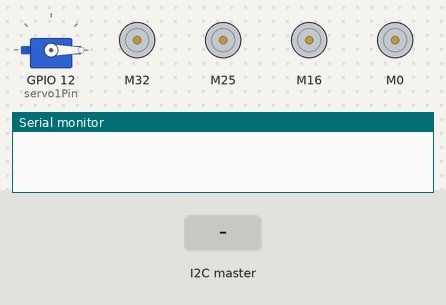
This sketch was run on a simulated ESP32. Shown: servo, 4 × DC motor (green arrow = forward, orange = backward, longer = faster), the last lines printed to the serial monitor. Inputs (shaded band) come from the test bench.

Above: at 1.2 s.
1.3 s: the I2C master sends the byte 1
At 2.5 s:
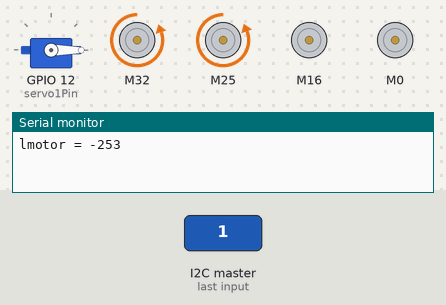
2.8 s: the I2C master sends the byte 90
At 3.8 s:
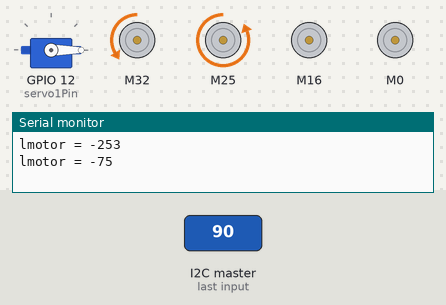
4.3 s: the I2C master sends the byte 200
At 5.0 s:
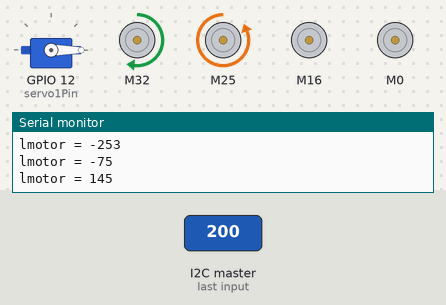
Timing chart, 0 to 7.3 s (numbered marks = the images above; inputs shaded):
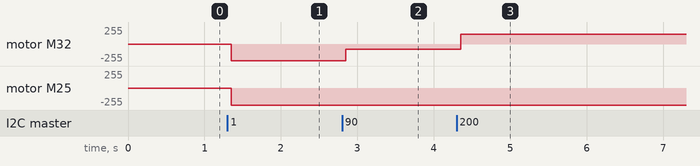

The sketch:

BOTTOMSIDE_V3.ino
```cpp
//LIBRARIES
#include <Wire.h>
#include <ESP32Servo.h>
#include <CytronMotorDriver.h>

//I2C TOPSIDE
#define slaveAddress 4  //you have to assign an 8-bit address to Slave
byte dataArray[7];
int lmotorf;
int lmotor;
int rmotorf;
int rmotor;
int vert;
int desc;
int updown;
int pad;
int stop;
int sweep;

//MOTOR FUNCTION
#define LEFTMOTOR1 32
#define LEFTMOTOR2 33
#define RIGHTMOTOR1 25
#define RIGHTMOTOR2 26
#define FRONTMOTOR1 16
#define FRONTMOTOR2 4
#define BACKMOTOR1 0
#define BACKMOTOR2 2
#define TOLERANCE 50
CytronMD motor1(PWM_PWM, LEFTMOTOR1, LEFTMOTOR2);
CytronMD motor2(PWM_PWM, RIGHTMOTOR1, RIGHTMOTOR2);
CytronMD motor3(PWM_PWM, FRONTMOTOR1, FRONTMOTOR2);
CytronMD motor4(PWM_PWM, BACKMOTOR1, BACKMOTOR2);

//SWEEP SERVO
Servo myservo1;
int pos1 = 0;
int servo1Pin = 12;
int sweeptime = 500;
int minimum = 1000;
int maximum = 2000;

//CAMERA SERVOS
Servo myservo2;
Servo myservo3;
int pos2 = 0;
int servo2Pin = 27;
int pos3 = 0;
int servo3Pin = 14;


void setup() {
  //I2C
  Wire.begin(slaveAddress);
  Wire.onReceive(receiveEvent);
  Serial.begin(9600);

  //SERVOS
  // Allow allocation of all timers
  ESP32PWM::allocateTimer(0);
	ESP32PWM::allocateTimer(1);
	ESP32PWM::allocateTimer(2);
	ESP32PWM::allocateTimer(3);
	myservo1.setPeriodHertz(50);   // standard 50 hz servo
  myservo2.setPeriodHertz(50);
  myservo3.setPeriodHertz(50);
}

void loop() {
  //SWEEP SERVO
  myservo1.attach(servo1Pin, minimum, maximum);
  if (sweep == 1) {
    pos1 = 180; // goes from 0 degrees to 180 degrees in steps of 1 degree
    myservo1.write(pos1);    // tell servo to go to position in variable 'pos1'
    delay(sweeptime);
  }
    else {
      pos1 = 0;
      myservo1.write(pos1);
    }
  //Serial.println(pos1);

 //CAMERA SERVOS
  if (pad == 4 || pad == 5 || pad == 6) {
    pos2 = pos2 + 1;
    myservo2.write(pos2);
  }
  if (pad == 8 || pad == 9 || pad == 10) {
    pos2 = pos2 - 1;
    myservo2.write(pos2);
  }
  if (pad == 9 || pad == 1 || pad == 5) {
    pos3 = pos3 + 1;
    myservo2.write(pos3);
  }
   if (pad == 10 || pad == 2 || pad == 6) {
    pos3 = pos3 - 1;
    myservo2.write(pos3);
  }


  //MOTOR CONTROL WITH DEADZONE
  if (lmotor >= TOLERANCE ^ lmotor <= -TOLERANCE) {
   motor1.setSpeed(lmotor);
  }
   else {
    motor1.setSpeed(0);
    }

  if (rmotor >= TOLERANCE ^ rmotor <= -TOLERANCE) {
    motor2.setSpeed(rmotor);
  }
    else {
      motor2.setSpeed(0);
    }

if (abs(desc) >= vert) {updown = desc;}
  else {updown = vert;}
  if (updown >= TOLERANCE ^ updown <= -TOLERANCE) {
    motor3.setSpeed(updown);
    motor4.setSpeed(updown);
  }
    else {
      motor3.setSpeed(0);
      motor4.setSpeed(0);
    }
}

//I2C DATA PULL FROM TOPSIDE
void receiveEvent(int howMany) {
    for (int i=0; i<howMany; i++) {
    dataArray[i] = Wire.read();
    lmotorf = dataArray[0];
    lmotor = map(lmotorf, 0, 255, -255, 255);
    Serial.print("lmotor = ");
    Serial.println(lmotor);
    rmotorf = dataArray[1];
    rmotor = map(rmotorf, 0, 255, -255, 255);
    //Serial.print("rmotor = ");
    //Serial.println(rmotor);
    vert = dataArray[2];
    //Serial.print("vert = ");
    //Serial.println(vert);
    desc = - dataArray[3];
    //Serial.print("desc = ");
    //Serial.println(desc);
    pad = dataArray[4];
    //Serial.print("pad = ");
    //Serial.println(pad);
    stop = dataArray[5];
    //Serial.print("stop = ");
    //Serial.println(stop);
    sweep = dataArray[6];
    //Serial.print("sweep = ");
    //Serial.println(sweep);
  }
}
```

Measured:
- after the input at 1.3 s, motor M32: stopped → backward 253/255 after 0.05 s; motor M25: stopped → backward 255/255 after 0.05 s
- after the input at 2.8 s, motor M32: backward 253/255 → backward 75/255 after 0.05 s
- after the input at 4.3 s, motor M32: backward 75/255 → forward 145/255 after 0.05 s
